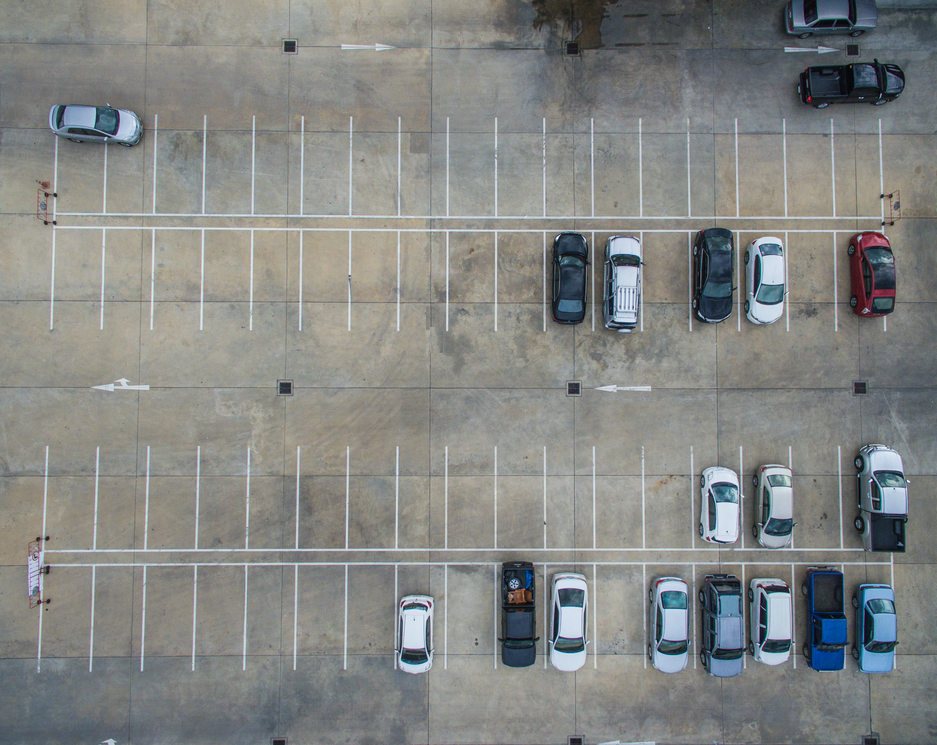
#> input picture Przykład2/p1.png, 937 x 745 px
$ python main.py
#> lines starting #> are read from the running program, lines starting #| are printed output that depends on the picture; after the words box and inside, x2 and y2 are one past the last pixel; in counts of white or black regions, pixels touching at a corner belong together
import cv2
import numpy as np
from matplotlib import pyplot as plt
import operator


class ParkingLotRow(object):
    top_left = None  # lewy gorny róg
    bot_right = None  # Prawy dolny róg
    roi = None
    srednia = None
    wariacja = None
    PrawdopodobienstwoWolne = None
    WolneMiejsca = 0
    ZajeteMiejsca = 0

    def __init__(self, top_left, bot_right):
        self.top_left = top_left
        self.bot_right = bot_right


# Parametry startowe
place_width=48 # szerokoć miejsca parkingowego
thresh = 0.96  # prawdopodobieństwo od jakiego twierdzimy, że miejsce jest wolne
wierszeparkingu = [] # wiersze parkingu


# Znajdywanie parkingu
filename = 'p1.png'
image = cv2.imread(filename)
#> image is the input picture: shape (745, 937, 3); mean B, G, R 131.6, 133.9, 132
edge = cv2.cvtColor(image, cv2.COLOR_BGR2GRAY)
edges = cv2.Canny(edge, 1, 500)
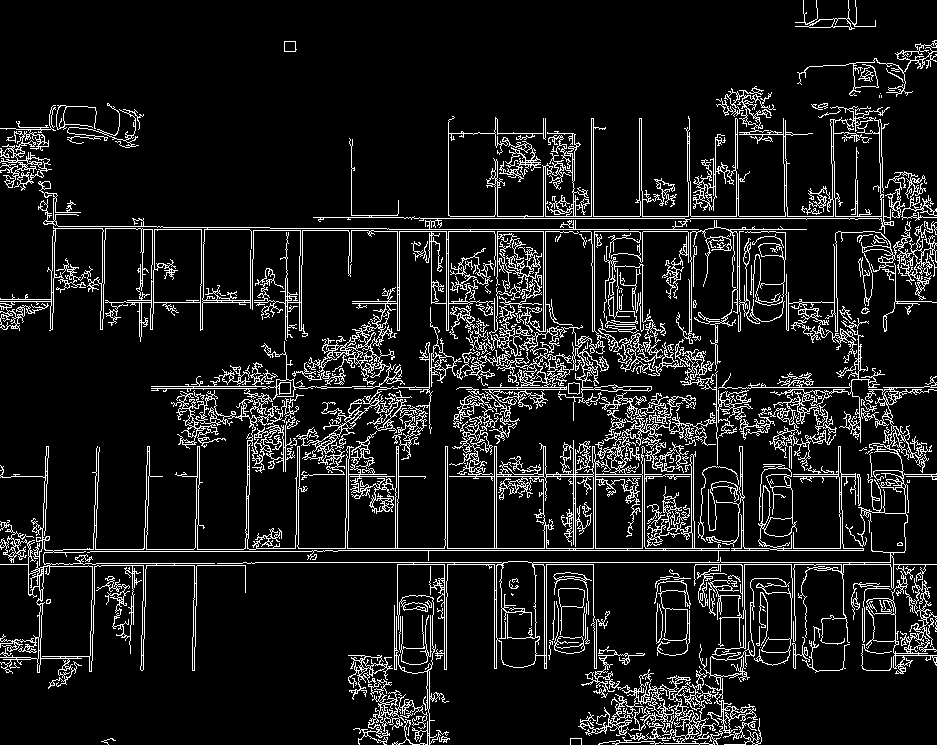
#> edges: shape (745, 937); 10.5% white in thin lines or dots
vertical = cv2.HoughLinesP(edges, 0.1, np.pi / 100, 15, 1, 4)
#> vertical = 1733 rows, first 6: [143, 229, 152, 229], [793, 474, 838, 474], [255, 562, 501, 562], [450, 216, 494, 216], [347, 548, 444, 548], [338, 550, 729, 550]


# wykrywanie pionowych linii miejsc parkingowych
i = 0
lines = []
for x in range(0, len(vertical)):
    for x1, y1, x2, y2 in vertical[x]:
        # usuwanie zbędnych lini aby zostały tylko linie parkingowe
        if abs(x2 - x1) <=1  and 500 > abs(y2 - y1) >= 20 and x1>=45:
            cv2.line(image, (x1, y1), (x2, y2), (0, 255, 255), 2)
            lines.append((x1, y1, x2, y2))
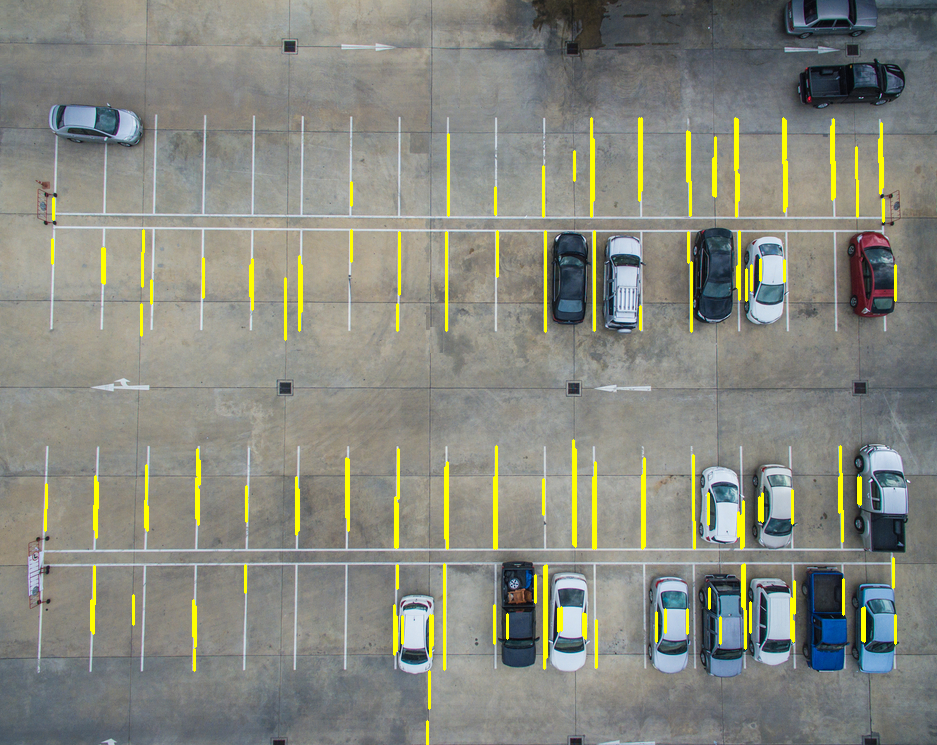
#> image: shape (745, 937, 3); 2.65% of pixels changed, all inside (x1, y1, x2, y2) = (44, 117, 897, 745)
#> after the loop, lines = 155 items, first 6: (642, 548, 642, 475), (496, 548, 496, 446), (742, 606, 742, 565), (494, 548, 494, 477), (543, 216, 543, 166), (737, 168, 737, 119)
plt.imshow(image)
plt.show()


list1 = sorted(lines, key=operator.itemgetter(1, 0)) # sortowanie po wartości x1
#> list1 = 155 items, first 6: (881, 156, 881, 123), (785, 158, 785, 120), (833, 160, 833, 119), (879, 162, 879, 139), (783, 163, 783, 118), (831, 163, 831, 126)
Klastry_linni = {}  # klastry skupionych linni
dIndex = 0  # kolejny indeks
clus_dist =100  # odległość pomiędzy nowymi wierszami samochodów

for i in range(len(list1) - 1):

    # porówanie po warotści x1 jaka jest odległość bezwględna
    distance = abs(list1[i + 1][1] - list1[i][1])

    # jeżeli odległość jest mniejsza od odległości pomiedzy nowym wierszem parkingu to wejdź
    if distance <= clus_dist:

        # tworzenie nowego klastra bo poprzedni się nie udał więc trzeba go stworzyć
        if not dIndex in Klastry_linni.keys(): Klastry_linni[dIndex] = []

        # dodanie dwóch linni które porówaliśmy
        Klastry_linni[dIndex].append(list1[i])
        Klastry_linni[dIndex].append(list1[i + 1])
    else:
        dIndex += 1
#> this loop made 154 passes
#> (distance, dIndex) on pass 64: (133, 1)
#> distance on passes 1 to 6: 2, 2, 2, 1, 0, 5
#> after the loop, Klastry_linni = 2 items; dIndex = 1


#podział parkingu na wiersze aut
rects = {}
i = 0
for key in Klastry_linni:
    # złapanie wszystkich linii w jeden klaster
    all_list = Klastry_linni[key]

    # usunięcie szumów powinno być zależne od ilości miejsc parkingowych
    if len(lines) > 5:
        # sortowanie po x poczatku linni
        lines = sorted(all_list, key=lambda tup: tup[0])

        avg_x1 = lines[0][0]    # minimalny x
        avg_x2 = lines[len(lines) - 1][0]   # maksymalny x

        avg_y1 = 0
        avg_y2 = 0

        for tup in lines:
            # dodajemy y lewego i prawgo końca wykrytej linni
            avg_y1 += tup[1]
            avg_y2 += tup[3]

        # liczymy średnie y
        avg_y1 = avg_y1 / len(lines)
        avg_y2 = avg_y2 / len(lines)

        # dodanie do naszej tablicy kolejnego wiersza
        rects[i] = (avg_x1, avg_y1, avg_x2, avg_y2)
        i += 1
#> this loop made 2 passes
#> (avg_x1, avg_x2, avg_y1, avg_y2, i) on passes 1 to 2: (52, 895, 242.8, 199.4, 1), (45, 895, 579.6, 538.7, 2)
#> after the loop, avg_x1 = 45; avg_x2 = 895; avg_y1 = 579.6; avg_y2 = 538.7; i = 2; lines = 180 items, first 6: (45, 530, 45, 509), (45, 530, 45, 509), (46, 508, 46, 484), (46, 508, 46, 484), (91, 630, 91, 600), (91, 630, 91, 600); rects = {0: (52, 242.8, 895, 199.4), 1: (45, 579.6, 895, 538.7)}


# wysokosc miejsca parkinkowego
buff = 100
# zaznaczenie wierszy na obrazie
for key in rects:

    tup_topLeft1 = (int(rects[key][0]), int(rects[key][1])-28)
    tup_botRight1 = (int(rects[key][2]+10), int(rects[key][3])-buff)

    tup_topLeft2 = (int(rects[key][0]), int(rects[key][1])+buff)
    tup_botRight2 = (int(rects[key][2]+10), int(rects[key][3])+28)


    wierszeparkingu.append(ParkingLotRow(tup_topLeft1, tup_botRight1))
    wierszeparkingu.append(ParkingLotRow(tup_topLeft2, tup_botRight2))

    cv2.rectangle(image, tup_topLeft1, tup_botRight1, (0, 255, 0), 5)
    cv2.rectangle(image, tup_topLeft2, tup_botRight2, (255, 0, 0), 3)
#> this loop made 2 passes
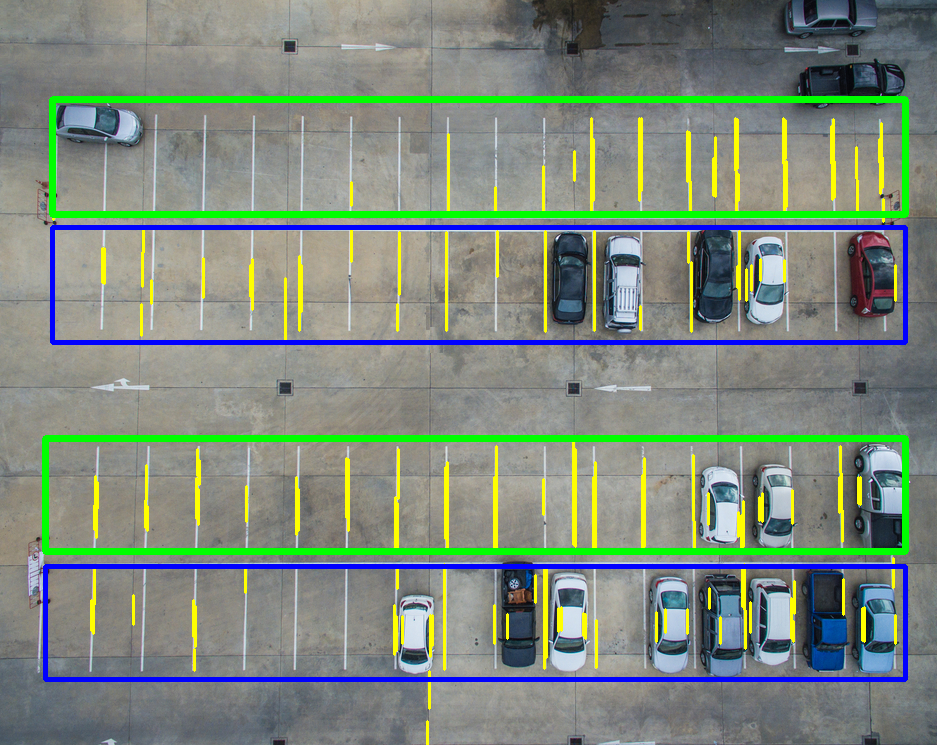
#> image: shape (745, 937, 3); 6.66% of pixels changed, all inside (x1, y1, x2, y2) = (42, 96, 909, 682)
#> after the loop, wierszeparkingu = 4 items

plt.imshow(image)
plt.show()


# liczenie miejsc wolnych i zajetych

img = cv2.imread('p1.png')
img2 = img.copy()

# tworzenie wzorca do porówanania
template = img[0:79, 0:30]
# rozmiary zdjęcia parkingu
m, n, chan = img.shape
#> m = 745; n = 937; chan = 3

# wygładzenie wzorca -> usunięcie szumów
template = cv2.GaussianBlur(template, (3, 3), 2)
h, w, chan = template.shape
#> h = 79; w = 30

# dopasowanie wzorca na obrazie parkingu
res = cv2.matchTemplate(img, template, cv2.TM_CCORR_NORMED)
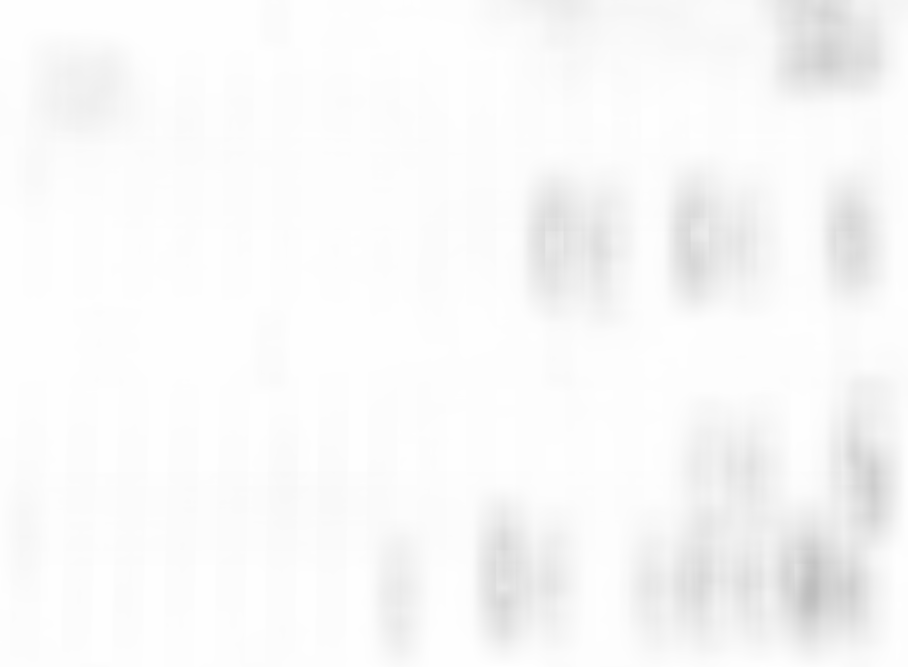
#> res: shape (667, 908) float32; min 0.744, max 1, mean 0.976
plt.imshow(res)
plt.show()

# uzyskanie min_dopasowania, max_dopasowania, współrzędne min i max (lewy gorny róg)
min_val, max_val, min_loc, max_loc = cv2.minMaxLoc(res)
#> min_val = 0.744; max_val = 1; min_loc = (813, 593); max_loc = (0, 0)


# współrzedne wzorca prawy dolny róg
top_left = max_loc
#> top_left = (0, 0)
bottom_right = (top_left[0] + w, top_left[1] + h)
#> bottom_right = (30, 79)
# zaznaczenie_wzorca na obrazku
cv2.rectangle(img, top_left, bottom_right, 255, 5)
#> img: shape (745, 937, 3); 0.17% of pixels changed, all inside (x1, y1, x2, y2) = (0, 0, 34, 83)


# rysowanie obrysów parkingu
for curr_parking_lot_row in wierszeparkingu:
    tl = curr_parking_lot_row.top_left
    br = curr_parking_lot_row.bot_right

    cv2.rectangle(res, tl, br, 1, 2)
    cv2.rectangle(img, tl, br, 1, 2)
#> this loop made 4 passes
#> (tl, br) on passes 1 to 4: ((52, 214), (905, 99)), ((52, 342), (905, 227)), ((45, 551), (905, 438)), ((45, 679), (905, 566))
#> img: shape (745, 937, 3); mean B, G, R 127.2, 129, 127
#> res: shape (667, 908) float32; 3.41% of pixels changed, all inside (x1, y1, x2, y2) = (44, 98, 907, 667)


# wyświetlenie wstępnych danych
plt.subplot(121), plt.imshow(res, 'gray')
plt.title('Wynik dopasowania wzorca'), plt.xticks([]), plt.yticks([])
plt.subplot(122), plt.imshow(cv2.cvtColor(img, cv2.COLOR_BGR2RGB))
plt.title('Puste miejsce zaznaczone na niebiesko'), plt.xticks([]), plt.yticks([])
plt.show()


# aktualne x
curr_idx = int(0)

f0 = plt.figure(4)
plt.imshow(cv2.cvtColor(img, cv2.COLOR_BGR2RGB)), plt.title('Originalny obraz')

for curr_parking_lot_row in wierszeparkingu:

    # współrzędne parkingu
    tl = curr_parking_lot_row.top_left
    br = curr_parking_lot_row.bot_right

    # wybieramy wiersz parkingu, który będziemy obrabiać
    my_roi = res[br[1]:tl[1], tl[0]:br[0]]  # macierz wiersza parkingu

    # średnia dopasowania wzorca
    curr_parking_lot_row.col_mean = np.mean(my_roi, 0)  # 0 jako parametr licznie po kolumnie pixel po pixelu
    # wariacja
    curr_parking_lot_row.inverted_variance = 1 - np.var(my_roi, 0)
    # prawdopodobieństwo
    curr_parking_lot_row.PrawdopodobienstwoWolne = curr_parking_lot_row.col_mean * curr_parking_lot_row.inverted_variance


    # wykresy
    f1 = plt.figure(1)
    plt.subplot('51%d' % (curr_idx + 1)), plt.plot(curr_parking_lot_row.col_mean), plt.title(
        'Wiersz %d korelacja z wolnym miejscem' % (curr_idx + 1))

    f2 = plt.figure(2)
    plt.subplot('51%d' % (curr_idx + 1)), plt.plot(curr_parking_lot_row.inverted_variance), plt.title(
        'Wiersz %d wariacja' % (curr_idx + 1))

    f3 = plt.figure(3)
    plt.subplot('51%d' % (curr_idx + 1))
    plt.plot(curr_parking_lot_row.PrawdopodobienstwoWolne), plt.title(
        'Wiersz %d prawdopodobieństwo wolnego miejsca ' % (curr_idx + 1))
    plt.ylim(0, 1)
    plt.plot((1, n), (thresh, thresh), c='b')


    # zliczenie wolnych i zajętych miejsc parkingowych

    # aktualna ilość pixeli ponad naszym prawdopodobieństwem na wolne miejsce (wolne)
    over_thresh = 0
    # aktualna ilość pixeli poniżej naszego prawdopodobieństwa na wolne miejsce (zajęte)
    under_thresh = 0
    # aktualny pixel
    pixel = 0

    for prob_val in curr_parking_lot_row.PrawdopodobienstwoWolne:
        pixel += 1

        if prob_val < thresh:
            under_thresh += 1
        else:
            over_thresh += 1

        #pozycja jest wielokrotnocią szerokoci miejsca parkingowego
        if pixel%place_width==0:

                #sprawdzenie czygo jest większe prawdopodobieństwo
                if under_thresh>over_thresh:
                    curr_parking_lot_row.ZajeteMiejsca += 1
                else:
                    curr_parking_lot_row.WolneMiejsca += 1

                    # zaznaczenie wolnego miejsca na obrazie
                    plt.figure(3)
                    plt.scatter(pixel, 1, c='b')
                    plt.figure(4)

                    plt.scatter(curr_parking_lot_row.top_left[0] + pixel- (0.5*place_width) + (pixel/place_width),
                                        curr_parking_lot_row.top_left[1] - (1.3*place_width), c='g')

                #resetowanie zliczania
                under_thresh = 0
                over_thresh = 0


    # dodanie granic wykresów
    plt.figure(3)
    plt.xlim([0, n])

    # wywietlenie wyników zliczania wolnych i zajętych miejsc
    print('Znaleziono {0} samochodów oraz {1} pustych miejsc w wierszu {2}'.format(
        curr_parking_lot_row.ZajeteMiejsca,
        curr_parking_lot_row.WolneMiejsca,
        curr_idx + 1))

    curr_idx += 1
#> this loop made 4 passes
#| Znaleziono 0 samochodów oraz 17 pustych miejsc w wierszu 1
#| Znaleziono 5 samochodów oraz 12 pustych miejsc w wierszu 2
#| Znaleziono 4 samochodów oraz 13 pustych miejsc w wierszu 3
#| Znaleziono 8 samochodów oraz 9 pustych miejsc w wierszu 4
#> pass 1, `my_roi = res[br[1]:tl[1], tl[0]:br[0]]`:
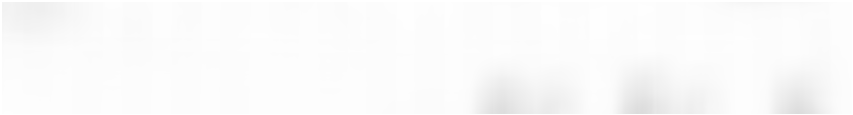
#> my_roi: shape (115, 853) float32; min 0.862, max 1, mean 0.984
#> after the loop:
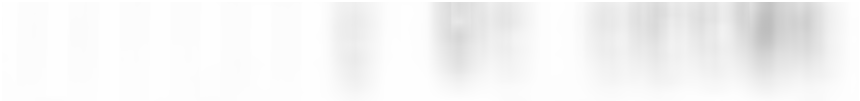
#> my_roi: shape (101, 860) float32; min 0.744, max 1, mean 0.963
#> after the loop, curr_idx = 4; curr_parking_lot_row.WolneMiejsca = 9; curr_parking_lot_row.ZajeteMiejsca = 8

plt.show(block="false")
#> figure, not shown here; panel 1: curve peaks at x = 0, y = 1; panel 2: curve peaks at x = 0, y = 1; panel 3: curve peaks at x = 0, y = 1; panel 4: curve peaks at x = 0, y = 1
#> figure, not shown here; panel 1: curve peaks at x = 0, y = 1; panel 2: curve peaks at x = 0, y = 1; panel 3: curve peaks at x = 0, y = 1; panel 4: curve peaks at x = 0, y = 1
#> figure, not shown here; panel 1: curve peaks at x = 0, y = 1; panel 2: curve peaks at x = 0, y = 1; panel 3: curve peaks at x = 0, y = 1; panel 4: curve peaks at x = 0, y = 1
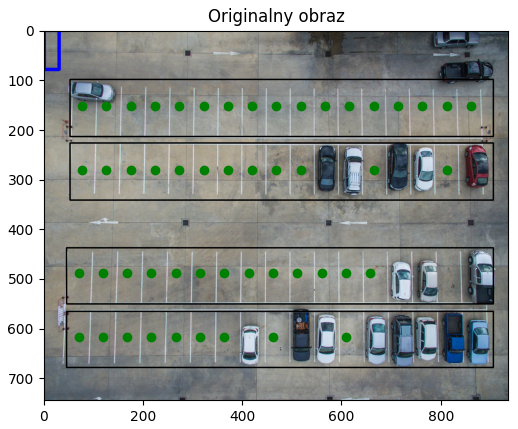
#> figure drawn by matplotlib, 1 panel
